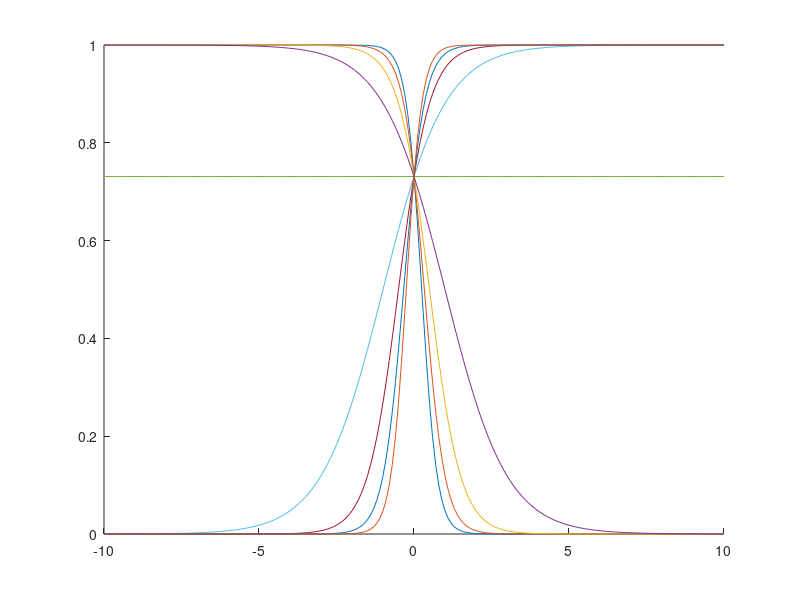

Source code (MATLAB):

w = -4:4;
w = cat(1,ones(size(w)),w);

figure;hold on
for wind = 1:size(w,2)
x = -10:.1:10;
y = 1./(1+exp(-(w(2,wind)*x+w(1,wind))));
plot(x,y)
end